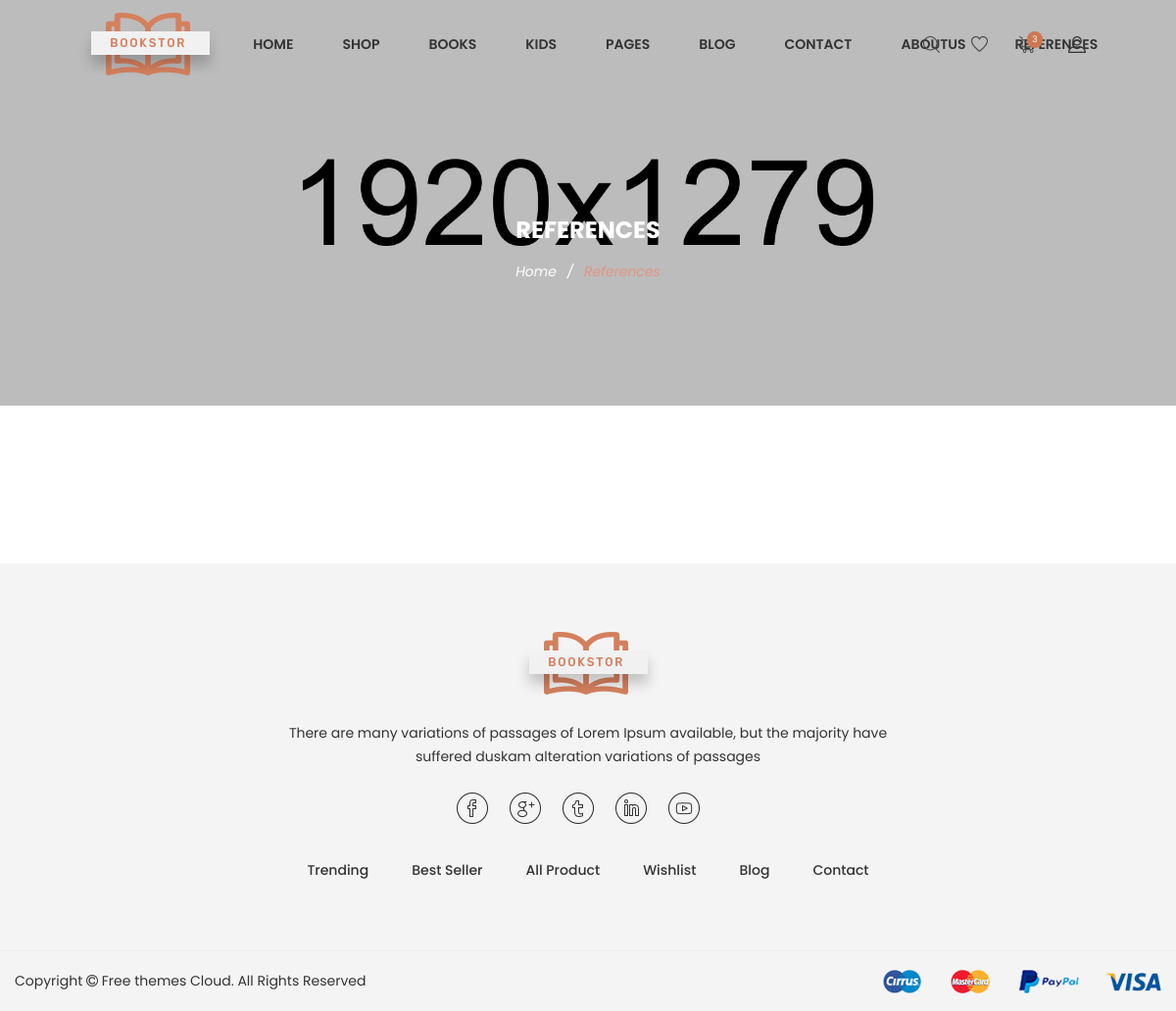
Page /references on the earlier database version.
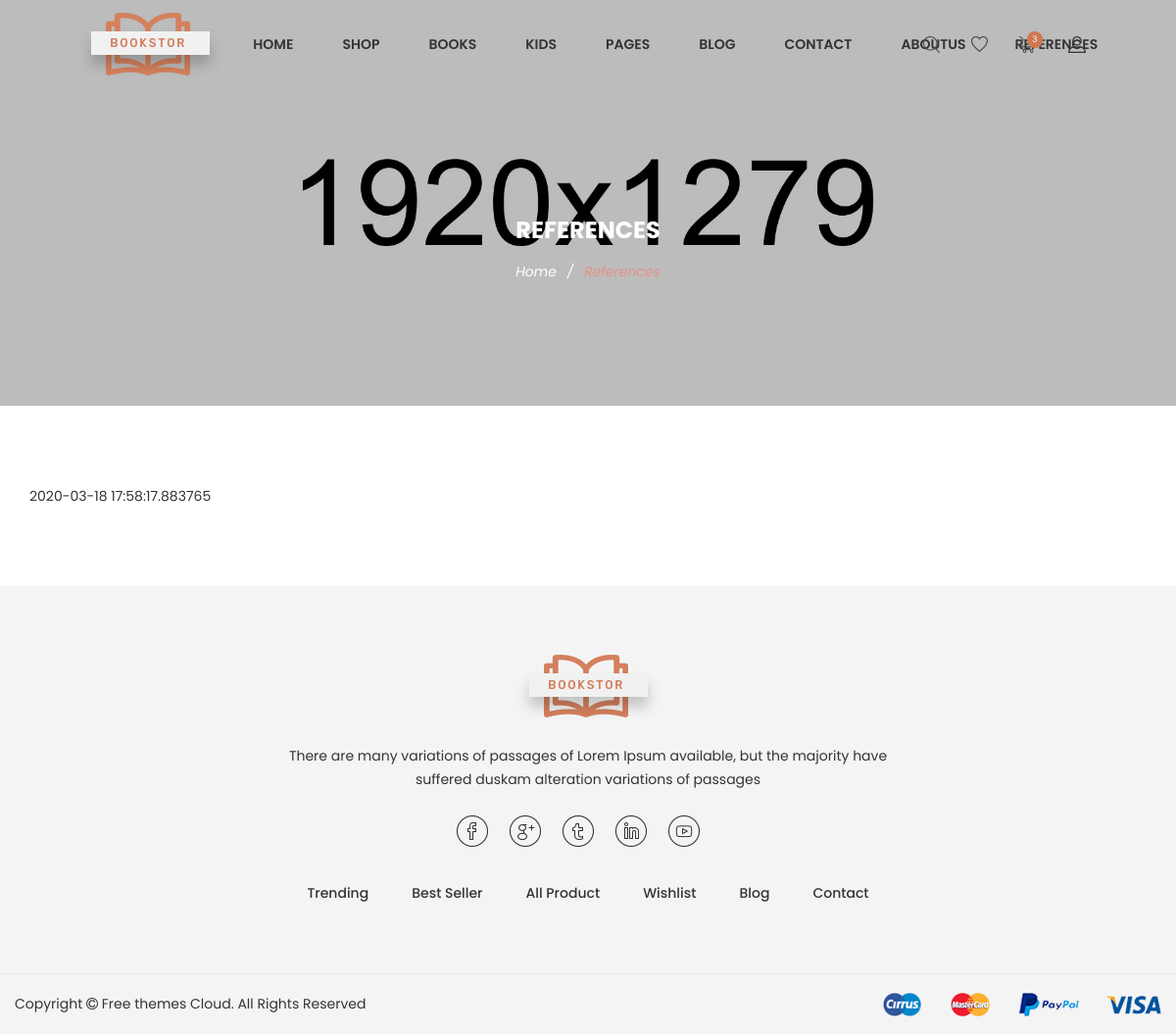
Same page on the later database version.
### home/models.py (models this page shows, shortened)
class Setting(models.Model):
    STATUS = (
        ('True', 'Evet'),
        ('False', 'Hayır'),
    )
    title = models.CharField(max_length=50)
    keywords = models.CharField(max_length=50)
    description = models.CharField(max_length=255)
    company = models.CharField(max_length=50)
    address = models.CharField(blank=True, max_length=100)
    phone = models.CharField(blank=True, max_length=15)
    fax = models.CharField(blank=True, max_length=15)
    email = models.CharField(blank=True, max_length=50)
    smtpserver = models.CharField(blank=True, max_length=50)
    smtpmail = models.CharField(blank=True, max_length=50)
    smtppassword = models.CharField(blank=True, max_length=100)
    smtpport = models.CharField(blank=True, max_length=10)
    icon = models.ImageField(blank=True, upload_to='assets/images/', max_length=255)
    facebook = models.CharField(blank=True, max_length=50)
    twitter = models.CharField(blank=True, max_length=50)
    instagram = models.CharField(blank=True, max_length=50)
    aboutus = RichTextUploadingField(blank=True)
    contact = RichTextUploadingField(blank=True)
    references = RichTextUploadingField(blank=True)
    status = models.CharField(max_length=10, choices=STATUS)
    create_at = models.DateTimeField(auto_now_add=True)
    update_at = models.DateTimeField(auto_now=True)

### home/views.py (the view)
# urls.py: path('references', views.references, name='references'),
def references(request):
    setting = Setting.objects.get(pk=1)
    context = {'setting': setting}
    return render(request, 'Pages/referencesPage.html', context)

### home/templates/Pages/referencesPage.html (shortened to what this page needs)
{% extends 'HomeBase.html' %}
{% block body %}
    <div class="ht__bradcaump__area bg-image--5">
        <div class="container">
            <div class="row">
                <div class="col-lg-12">
                    <div class="bradcaump__inner text-center">
                        <h2 class="bradcaump-title">References</h2>
                        <nav class="bradcaump-content">
                            <a class="breadcrumb_item" href="/">Home</a>
                            <span class="brd-separetor">/</span>
                            <span class="breadcrumb_item active">References</span>
                        </nav>
                    </div>
                </div>
            </div>
        </div>
    </div>
    <section class="section-padding--lg bg--white">
        <div class="container">
            <div class="col-lg-12">
                {{ setting.references|safe }}
            </div>
        </div>
    </section>
{% endblock %}

Differences in the rows shown:
now on this page (row edited): Setting: references "2020-03-18 17:58:17.883765"
